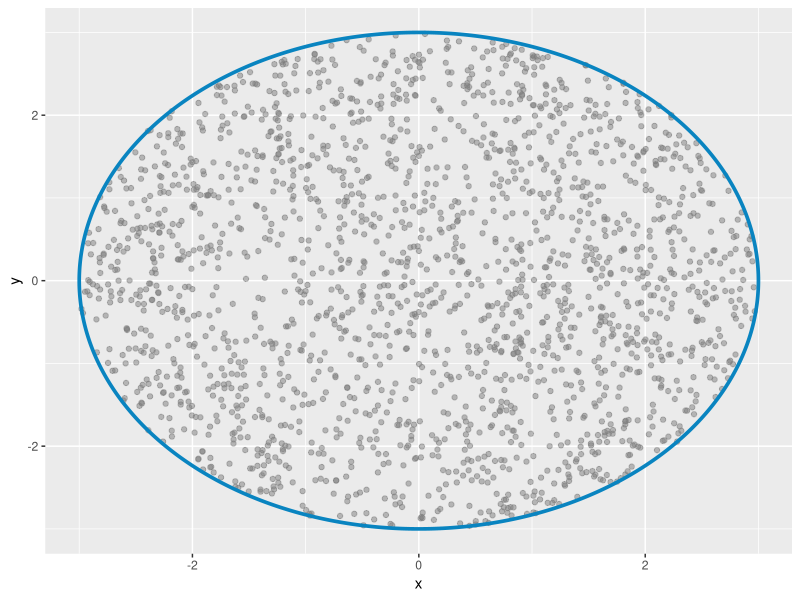

This chart was generated by the following R code:
## ---- chunk 1
#| fig-width: 6
#| fig-height: 6
#| fig-align: center
library(ggplot2)

# Cantidad de puntos
n <- 2000

# Radio del circulo
radio <- 3

# Muestrear ángulos
theta <- runif(n, 0, 2 * pi)

# Muestrear distancia al origen
r <- radio * sqrt(runif(n, 0, 1))

# Convertir coordenadas al plano cartesiano
x <- r * cos(theta)
y <- r * sin(theta)

# Graficar
centro <- c(0, 0)
angulos <- seq(0, 2 * pi, length.out = 512)
x_circulo <- centro[1] + radio * cos(angulos)
y_circulo <- centro[2] + radio * sin(angulos)

data.frame(x = x, y = y) |>
    ggplot() +
    geom_point(aes(x = x, y = y), alpha = 0.5, color = "grey50") +
    geom_path(
        aes(x = x, y = y),
        linewidth = 1.25,
        color = "#0984C0",
        data = data.frame(x = x_circulo, y = y_circulo)
    )
